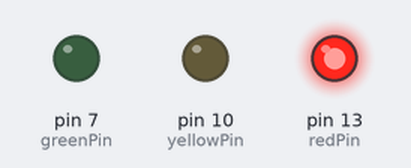
Simulated run of this sketch. Board: Arduino Uno, built with avr-gcc and run on an emulated ATmega328P. Parts: output pins drawn as LEDs (lit = HIGH).

Above: at 2.5 s.
At 6.0 s:
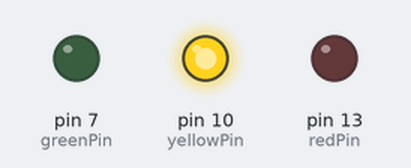
At 8.5 s:
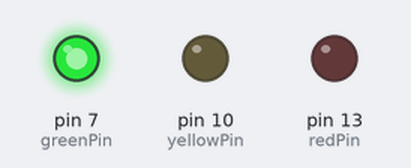
Timing chart, 0 to 13.0 s (numbered marks = the images above):
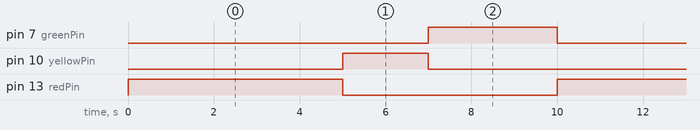

Measured:
- by itself, pin 7 (greenPin): alternates HIGH for 3.0 s and LOW for 7.0 s
- by itself, pin 10 (yellowPin): alternates HIGH for 2.0 s and LOW for 8.0 s
- by itself, pin 13 (redPin): alternates HIGH for 5.0 s and LOW for 5.0 s

The sketch:

PR1.ino
```cpp
const int redPin = 13;
const int yellowPin = 10;
const int greenPin = 7;

// Define the time durations for each signal state (in milliseconds)
const int redDuration = 5000;    // 5 seconds
const int yellowDuration = 2000; // 2 seconds
const int greenDuration = 3000;  // 5 seconds

void setup() {
  // Initialize the LED pins as outputs
  pinMode(redPin, OUTPUT);
  pinMode(yellowPin, OUTPUT);
  pinMode(greenPin, OUTPUT);
}

void loop() {
  // Red signal
  digitalWrite(redPin, HIGH);
  digitalWrite(yellowPin, LOW);
  digitalWrite(greenPin, LOW);
  delay(redDuration);

  // Yellow signal
  digitalWrite(redPin, LOW);
  digitalWrite(yellowPin, HIGH);
  digitalWrite(greenPin, LOW);
  delay(yellowDuration);


  // Green signal
  digitalWrite(redPin, LOW);
  digitalWrite(yellowPin, LOW);
  digitalWrite(greenPin, HIGH);
  delay(greenDuration);
}
```
